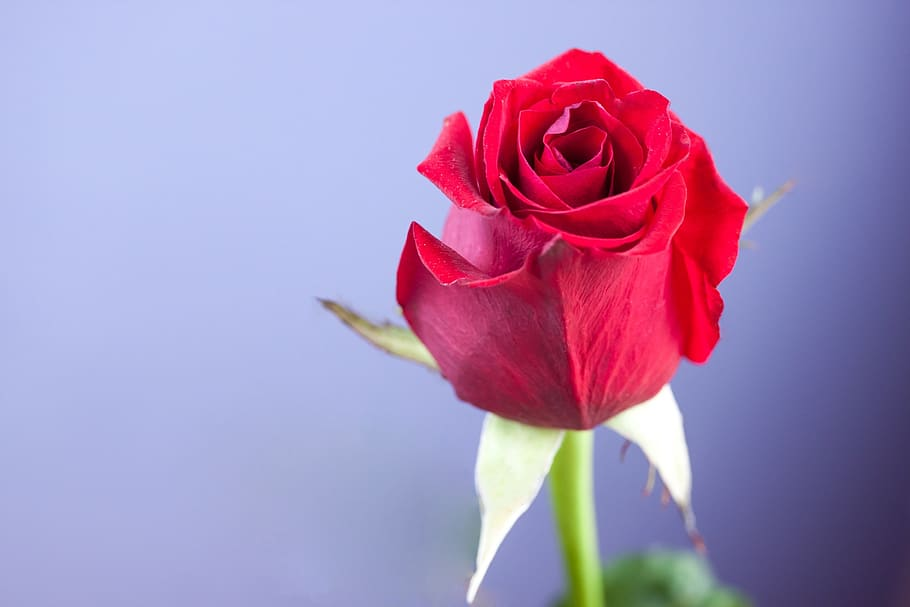
%> input picture flower.jpg, 910 x 607 px
$ octave colorToGrayScale.m   (GNU Octave 9; MATLAB toolbox functions it lacks are replaced by stand-ins)
%> lines starting %> are read from the running program, lines starting %| are printed output that depends on the picture
% Clear workspace and command window
clc;
close all;
clear all;

% Read the image
img = imread('flower.jpg'); % Replace 'image.jpg' with the path to your image file
%> img is the input picture: size 607x910x3 uint8; mean R, G, B 165.7, 141.8, 184.4

figure;
subplot(2,4,1);
imshow(img);
title('Original Image');

subplot(2,4,5);
imshow(img);
title('Original Image');

img_red = img(:,:,:);
img_green = img(:,:,:);
img_blue = img( :, : ,:);

img_red_gray = img(:,:,1);
img_red (:,:,2) = 0;
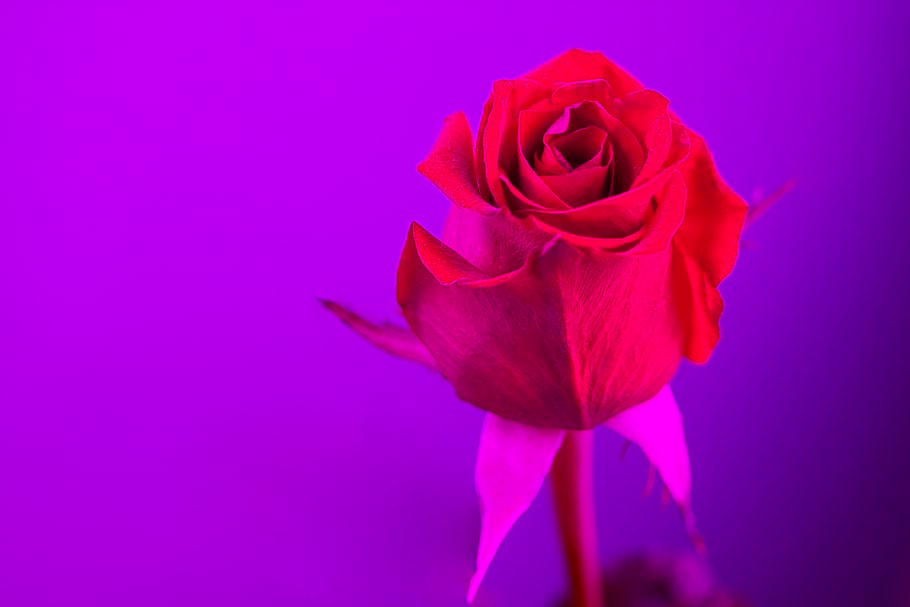
%> img_red: size 607x910x3 uint8; mean R, G, B 165.7, 0, 184.4
img_red (:,:,3) = 0;
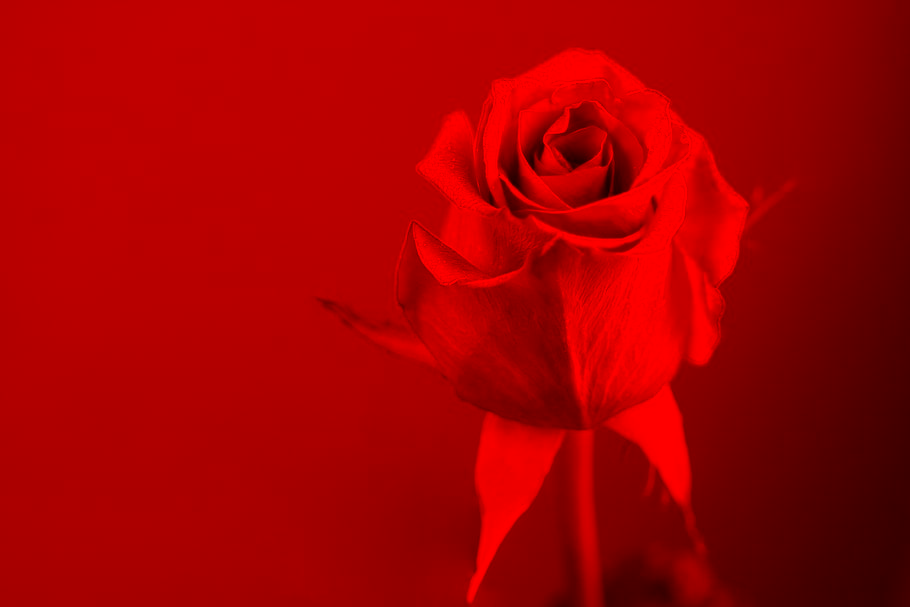
%> img_red: size 607x910x3 uint8; mean R, G, B 165.7, 0, 0

subplot(2,4,2);
imshow(img_red);
title('Only Red');
img_green_gray = img_green(:,:,2);
subplot(2,4,6);
imshow(img_red_gray);
title('Red Gray');

img_green (:,:,1) = 0;
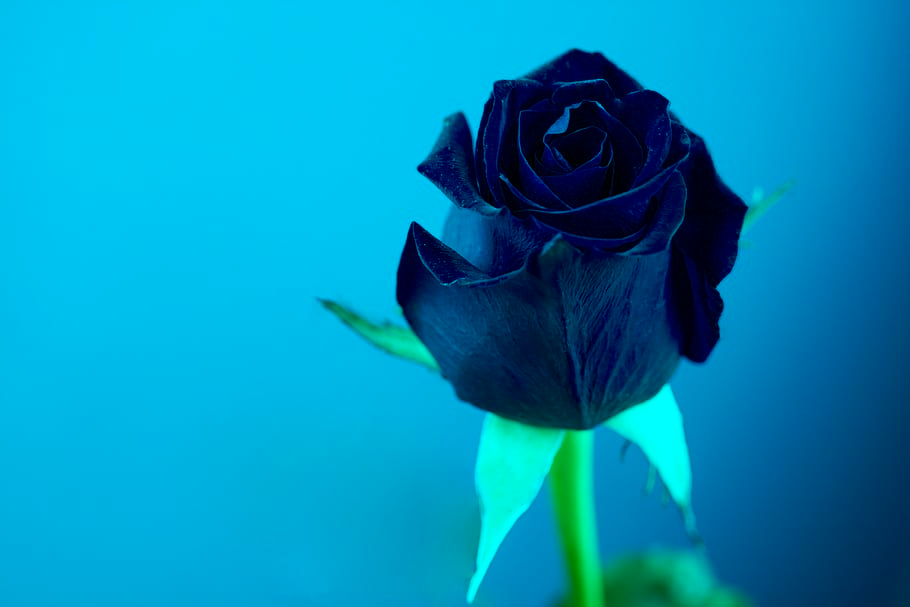
%> img_green: size 607x910x3 uint8; mean R, G, B 0, 141.8, 184.4
img_green (:,:,3) = 0;
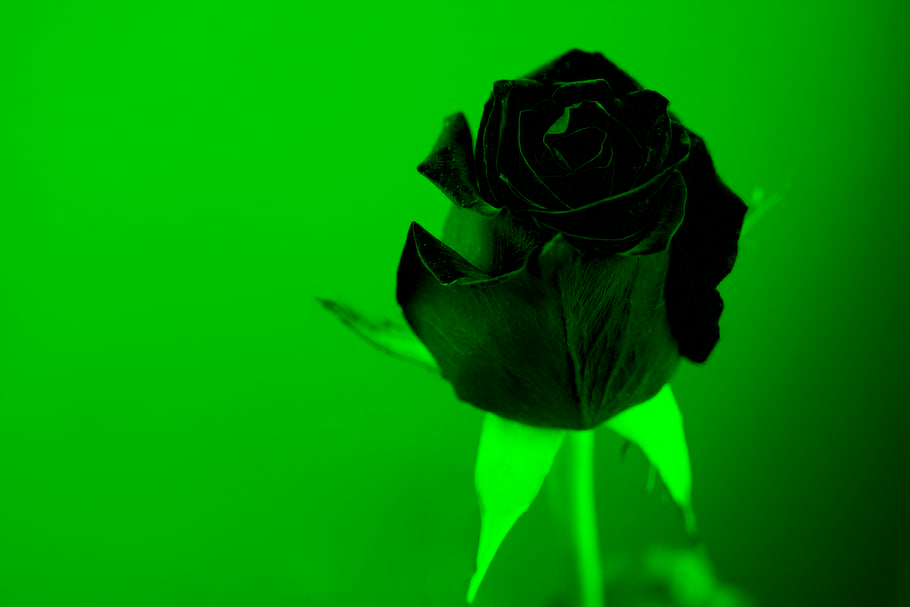
%> img_green: size 607x910x3 uint8; mean R, G, B 0, 141.8, 0
subplot(2,4,3);
imshow(img_green);
title('Only Green');

subplot(2,4,7);
imshow(img_green_gray);
title('Green Gray');


img_blue_gray = img(:,:,3);
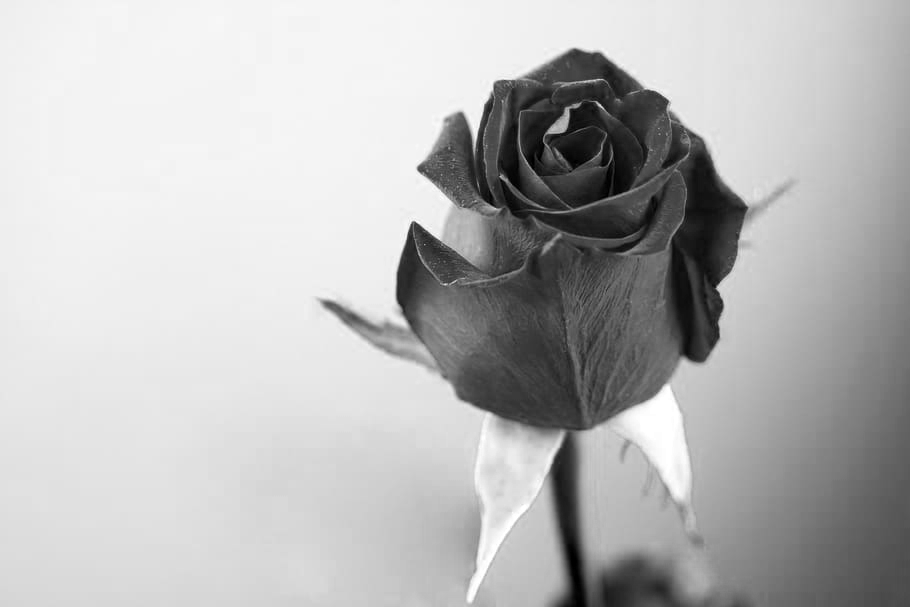
%> img_blue_gray: size 607x910 uint8; min 0, max 255, mean 184.4

img_blue (:,:,1) = 0;
img_blue (:,:,2) = 0;
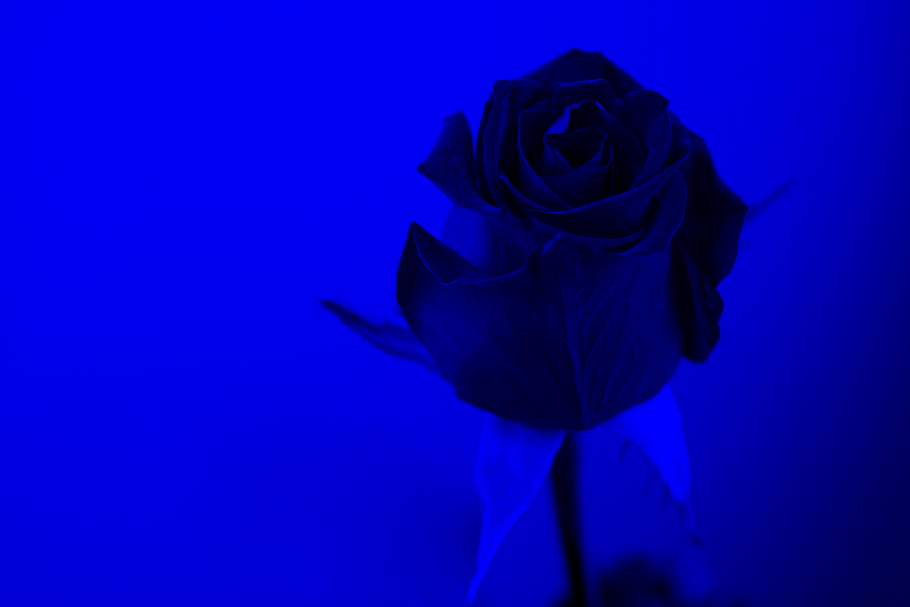
%> img_blue: size 607x910x3 uint8; mean R, G, B 0, 0, 184.4
subplot(2,4,4);
imshow(img_blue);
title('Only Blue');

subplot(2,4,8);
imshow(img_blue_gray);
title('Blue Gray');

% Convert the image to grayscale
grayImg = rgb2gray(img);
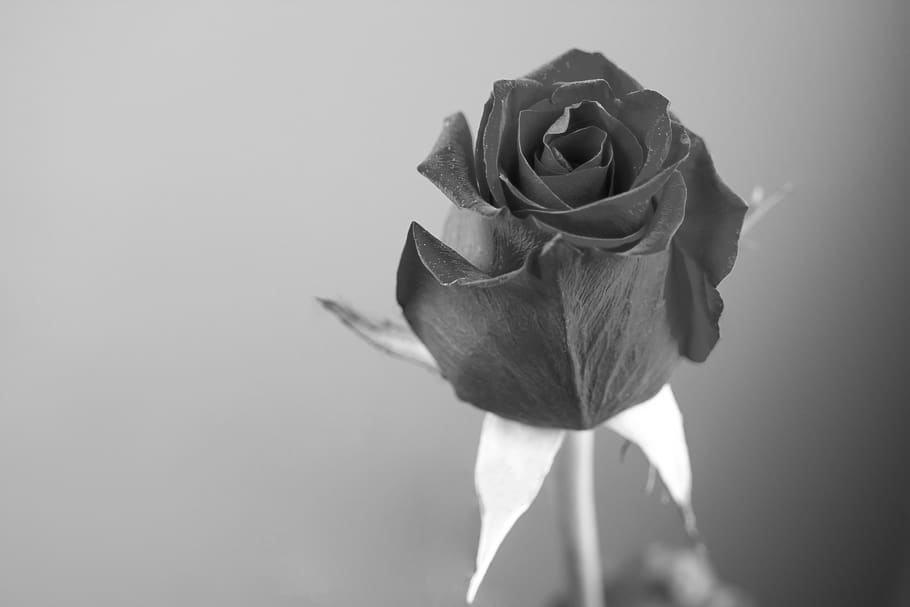
%> grayImg: size 607x910 uint8; min 7, max 255, mean 153.8

% Display the original and grayscale images
figure;
subplot(1, 2, 1);
imshow(img);
title('Original Image');

subplot(1, 2, 2);
imshow(grayImg);
title('Grayscale Image');
